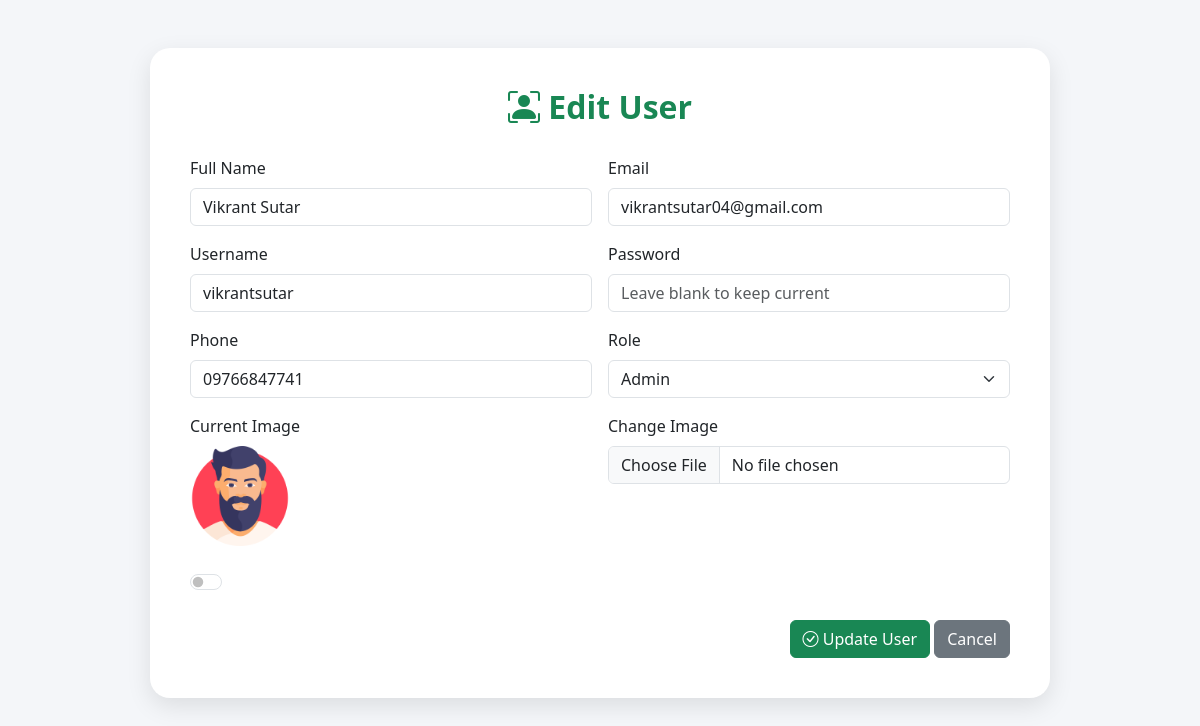
Screenshot of /Admin/edit-user.php?id=2 with the database file from the repository.
### tables this page shows
CREATE TABLE `user` (
  `u_id` int(11) NOT NULL,
  `u_name` varchar(100) NOT NULL,
  `u_email` varchar(1000) NOT NULL,
  `username` varchar(100) NOT NULL,
  `u_password` varchar(255) NOT NULL,
  `u_phone` varchar(100) NOT NULL,
  `u_role` varchar(100) NOT NULL,
  `u_image` varchar(255) NOT NULL,
  `status` tinyint(100) NOT NULL
);

### Admin/edit-user.php (the view, shortened to what this page needs)
<?php
$conn = new mysqli("localhost", "root", "", "speedoo");
$u_id = isset($_GET['id']) ? (int)$_GET['id'] : 0;
$sql = "SELECT * FROM user WHERE u_id = $u_id";
$result = $conn->query($sql);
$user = $result->fetch_assoc();
?>
<!DOCTYPE html>
<html lang="en">
<head>
  <link href="https://cdn.jsdelivr.net/npm/bootstrap@5.3.3/dist/css/bootstrap.min.css" rel="stylesheet">
  <link href="https://cdn.jsdelivr.net/npm/bootstrap-icons@1.10.3/font/bootstrap-icons.css" rel="stylesheet">
</head>
<body>
<div class="container mt-5">
  <div class="form-container">
    <h2><i class="bi bi-person-bounding-box"></i> Edit User</h2>
    <form action="edit-user-code.php" method="POST" enctype="multipart/form-data">
      <div class="row g-3">
        <div class="col-md-6">
          <label class="form-label">Full Name</label>
          <input type="text" class="form-control" name="u_name" value="<?= $user['u_name'] ?>" required>
        </div>
        <div class="col-md-6">
          <label class="form-label">Email</label>
          <input type="email" class="form-control" name="u_email" value="<?= $user['u_email'] ?>" required>
        </div>
        <div class="col-md-6">
          <label class="form-label">Username</label>
          <input type="text" class="form-control" name="username" value="<?= $user['username'] ?>" required>
        </div>
        <div class="col-md-6">
          <label class="form-label">Password</label>
          <input type="password" class="form-control" name="u_password" placeholder="Leave blank to keep current">
        </div>
        <div class="col-md-6">
          <label class="form-label">Phone</label>
          <input type="text" class="form-control" name="u_phone" value="<?= $user['u_phone'] ?>">
        </div>
        <div class="col-md-6">
          <label class="form-label">Role</label>
          <select class="form-select" name="u_role" required>
            <option <?= $user['u_role'] == 'admin' ? 'selected' : '' ?> value="admin">Admin</option>
          </select>
        </div>
        <div class="col-md-6">
          <label class="form-label">Current Image</label><br>
          <img src="<?= $user['u_image'] ?>" alt="User Image" class="img-fluid rounded mb-2" style="max-width: 100px;">
        </div>
        <div class="col-md-6">
          <label class="form-label">Change Image</label>
          <input type="file" class="form-control" name="u_image">
        </div>
        <div class="col-md-6 mt-3">
          <div class="form-check form-switch">
            <input class="form-check-input" type="checkbox" id="statusSwitch" name="status" <?= $user['u_role'] == 'active' ? 'checked' : '' ?>>
          </div>
        </div>
        <div class="col-12 mt-4 text-end">
          <button type="submit" class="btn btn-success"><i class="bi bi-check-circle"></i> Update User</button>
          <a href="users.php" class="btn btn-secondary">Cancel</a>
        </div>
      </div>
    </form>
  </div>
</div>
</body>
</html>

### Admin/edit-user.php (style rules this page uses)
body { background-color: #f4f6f9; font-family: 'Segoe UI', sans-serif; }
.form-container { max-width: 900px; margin: auto; background: white; padding: 40px; border-radius: 20px; box-shadow: 0 8px 25px rgba(0, 0, 0, 0.1); animation: fadeInUp 0.6s ease; }
.form-label { font-weight: 500; }
.btn-success { transition: all 0.3s ease; }
h2 { text-align: center; margin-bottom: 30px; color: #198754; font-weight: bold; }

### rows the page displays
user: u_name "Vikrant Sutar", u_email "vikrantsutar04@gmail.com", username "vikrantsutar", u_phone "09766847741", u_role "Admin", u_image (picture)
